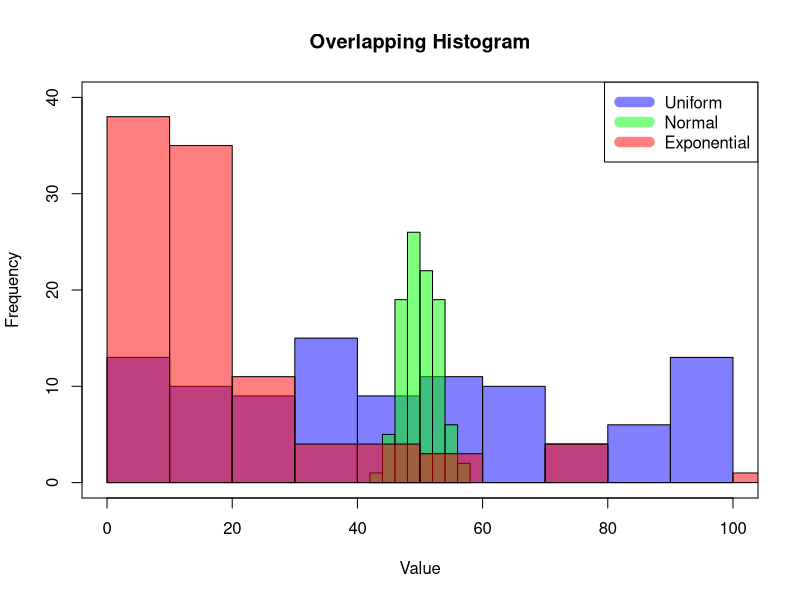
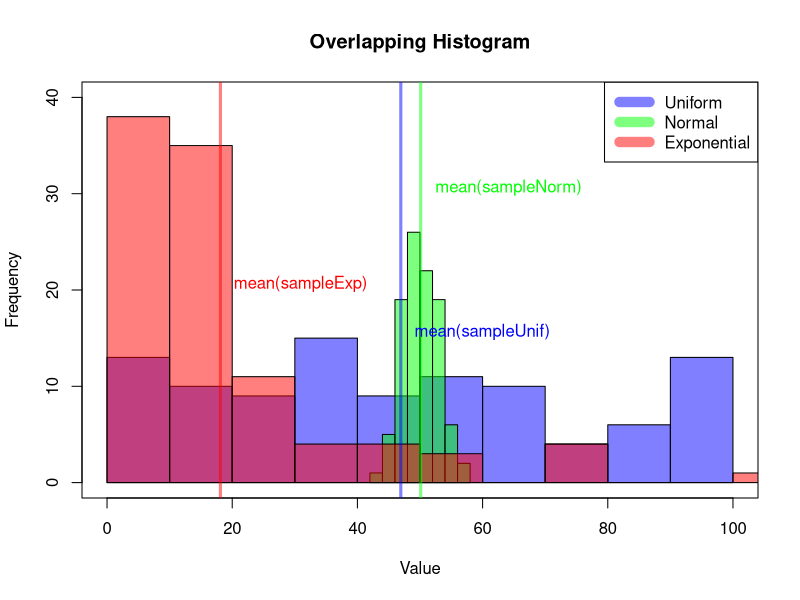

These figures' R source, in order:
## ---- chunk 1

sampleUnif <- runif(100,min=1,max=100) #A vector of 100 variables between 1 and 10.
sampleNorm <- rnorm(100, mean=50, sd=3) #A vector of 100 variables with a mean of 50 and sd of 3.
sampleExp <- rexp(100, rate=0.05) #mean = 1/rate 

#preview our data
head(sampleUnif)
head(sampleNorm)
head(sampleExp)
## ---- chunk 2

hist(sampleUnif, col=rgb(0,0,1,0.5),xlim=c(0,100), ylim=c(0,40), main="Overlapping Histogram", xlab="Value")
hist(sampleNorm, col=rgb(0,1,0,0.5), add=T)
hist(sampleExp, col=rgb(1,0,0,0.5), add=T)

legend("topright", c("Uniform","Normal","Exponential"),col=c(rgb(0,0,1,0.5),rgb(0,1,0,0.5),rgb(1,0,0,0.5)), lwd=10)
box() #decorative box around data

## ---- chunk 3
sample(20) #randomly select 20 objects from 1:20 (in essence 'shuffle' them)
sample(20,5) #randomly select 5 numbers from 1:20, without replacement.
sample(c(10:20),5,replace=TRUE) #Choose 5 from 10:20, WITH replacement.
sample(c(1:10),5,replace=FALSE,prob=c(1,2,1,2,1,2,1,2,1,2)) #Select 5 from 1:10, where the probability of choosing an even number is twice as high.
## ---- chunk 4
data(cars) #load an included tutorial dataset (stored in 'cars' variable by default)
str(cars)  #provides structural information on the data. 50 obs. of 2 variables
head(cars) #preview the data

cars[sample(nrow(cars),2),] #Get a random size 2 subset of cars data frame
## ---- chunk 5

meanUnif <- mean(sampleUnif)
meanNorm <- mean(sampleNorm) 
meanExp  <- mean(sampleExp)  
cat("meanUnif:",meanUnif,"\nmeanNorm:",meanNorm,"\nmeanExp:",meanExp,"\n")
## ---- chunk 6

hist(sampleUnif, col=rgb(0,0,1,0.5),xlim=c(0,100), ylim=c(0,40), main="Overlapping Histogram", xlab="Value")
hist(sampleNorm, col=rgb(0,1,0,0.5), add=T)
hist(sampleExp, col=rgb(1,0,0,0.5), add=T)

legend("topright", c("Uniform","Normal","Exponential"),col=c(rgb(0,0,1,0.5),rgb(0,1,0,0.5),rgb(1,0,0,0.5)), lwd=10)
box() #decorative box around data

abline(v=meanUnif, col=rgb(0,0,1,0.5), lwd=3)
abline(v=meanNorm, col=rgb(0,1,0,0.5), lwd=3)
abline(v=meanExp, col=rgb(1,0,0,0.5), lwd=3)

text(meanUnif,15, "mean(sampleUnif)", adj = c(-.1, -.1), col="blue")
text(meanNorm,30, "mean(sampleNorm)", adj = c(-.1, -.1), col="green")
text(meanExp,20,"mean(sampleExp)", adj = c(-.1, -.1), col="red")

## ---- chunk 7
head(cars) #Our dataset from earlier. 50 observations of 2 variables.

min(cars$dist)
max(cars$dist)

mean(cars$dist)

var(cars$dist)

cov(cars$dist,cars$speed) #defaults to pearson method, but can also set kendall or spearman.
cov(cars)#computes covariance of all variables in a provided dataframe or matrix.

cor.test(cars$dist,cars$speed) #can also test for correlation between paired samples.

sd(cars$dist)

## ---- chunk 8

v1 <- var(sampleUnif); v1
v2 <- var(sampleUnif*10); v1

cat("The variance is",v2/v1,"times as large.")

